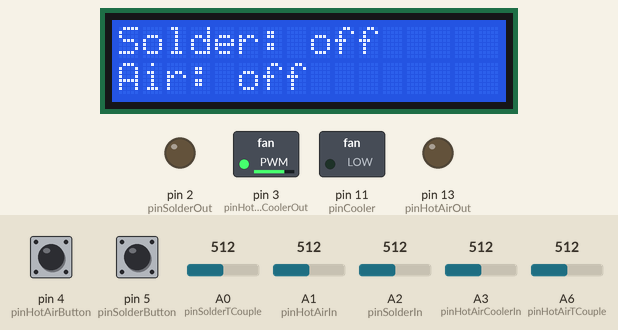
Simulated run of this sketch. Board: Arduino Nano, built with avr-gcc and run on an emulated ATmega328P. Shown: 16×2 character LCD, switched loads named in the sketch (green lamp = pin HIGH), output pins drawn as LEDs (lit = HIGH). The test bench sets the inputs (shaded band); at power-on: pin 5 (pinSolderButton) LOW, pin 4 (pinHotAirButton) LOW, A3 (pinHotAirCoolerIn) = 512, A6 (pinHotAirTCouple) = 512, A0 (pinSolderTCouple) = 512, A1 (pinHotAirIn) = 512, A2 (pinSolderIn) = 512.

Above: at 7.2 s.
7.3 s: pin 5 (pinSolderButton) pulled HIGH for 1 s
At 8.1 s:
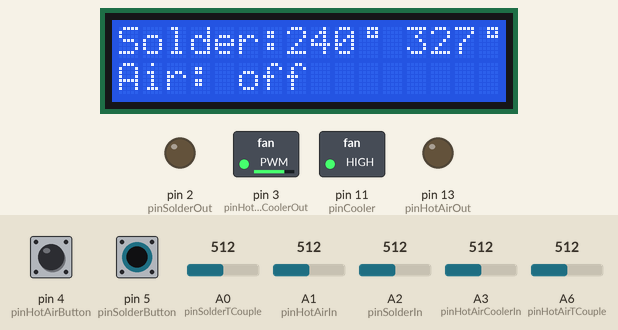
9.8 s: pin 4 (pinHotAirButton) pulled HIGH for 0.15 s
At 9.89 s:
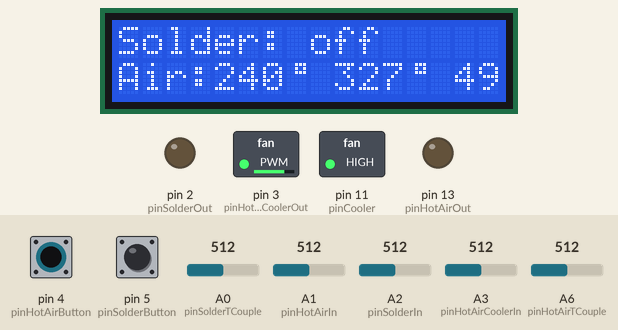
11.4 s: A3 (pinHotAirCoolerIn) set to 716
At 12.6 s:
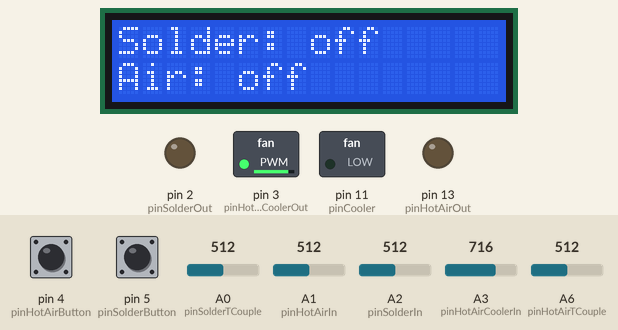
12.9 s: pin 4 (pinHotAirButton) pulled HIGH for 1 s
At 13.7 s:
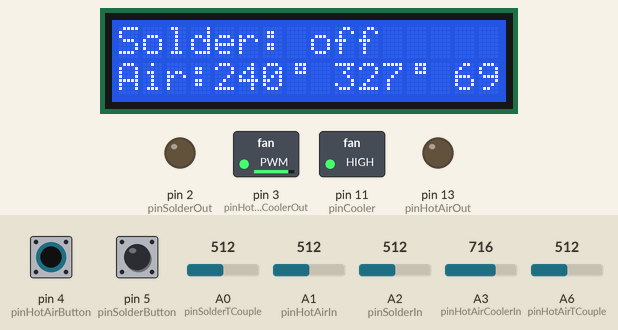
15.4 s: A6 (pinHotAirTCouple) set to 109
16.9 s: A6 (pinHotAirTCouple) set to 90
At 17.7 s:
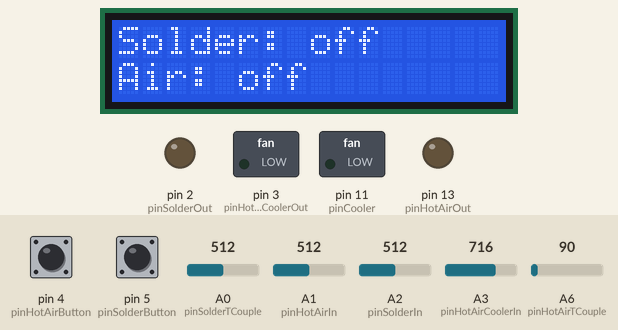
Timing chart, 0 to 19.4 s (numbered marks = the images above; inputs shaded):
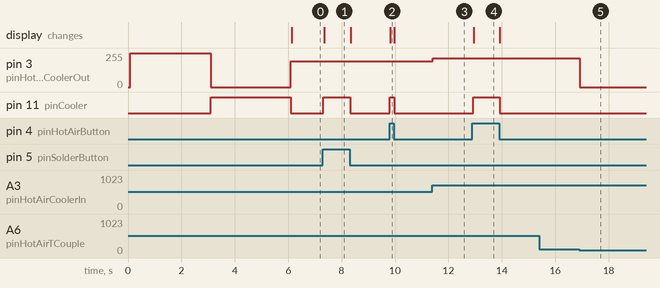

The sketch:

open_ss.ino
```cpp
#include <Wire.h>
#include <LiquidCrystal_I2C.h> // библиотека дисплея, подключение по I2C
#if defined(ARDUINO) && ARDUINO >= 100
#define printByte(args) write(args);
#else
#define printByte(args) print(args,BYTE);
#endif

int pinSolderOut = 2;  // Выход для паяльника
int pinSolderIn = A2;  // Потенциометр паяльника
int pinSolderTCouple = A0;  // Термопара паяльника
int pinSolderButton = 5; // Кнопка вкл.и выкл. паяльника
int pinHotAirOut = 13;  // Выход для фена
int pinHotAirIn = A1;  // Потенциометр фена
int pinHotAirTCouple = A6;  // Термопара фена
int pinHotAirCoolerOut = 3;  // Выход для вентилятора фена ( PWM )
int pinHotAirCoolerIn = A3;  // Потенциометр вентилятора фена
int pinHotAirButton = 4;  // Кнопка вкл.и выкл. фена
int pinCooler = 11; // Выход кулера

uint8_t char_cel[8] = {
  B00111, B00101, B00111, B00000, B00000, B00000, B00000};
LiquidCrystal_I2C lcd(0x27,16,2); // Адрес LCD 0x27. Количество символов 16. Количество строк 2.

void setup()

{
  TCCR2B = TCCR2B & 0b11111000 | 0x01; // Частота ШИМ 11 и 3
  pinMode(pinSolderOut, OUTPUT);
  pinMode(pinSolderButton, INPUT);
  pinMode(pinHotAirOut, OUTPUT);
  pinMode(pinHotAirButton, INPUT);
  lcd.init();                      // инициализация LCD
  lcd.backlight();                 // включаем подсветку
  lcd.clear();                     // очистка дисплея
  lcd.createChar(1, char_cel);
  lcd.home();
  // Вывод приветствия
  lcd.setCursor(0, 0);
  lcd.print("Open_SS  v.1.0");
  lcd.setCursor(0, 1);
  analogWrite(pinHotAirCoolerOut, 255);
  //lcd.setCursor(14, 1);
  //lcd.print("HF");
  delay (3000);
  analogWrite(pinHotAirCoolerOut, 0);
  analogWrite(pinCooler, 255);
  //lcd.setCursor(14, 1);
  //lcd.print("CF");
  delay (3000);
  analogWrite(pinCooler, 0);
  lcd.clear();

}

void loop()

{

  // Преобразовываем значения
  //=============================================================================
  int setSolderTemp = map(analogRead(pinSolderIn), 0, 1023, 0, 480);           // Sol pot
  int solderTCouple = map(analogRead(pinSolderTCouple), 0, 750, 0, 480);       // Sol T
  int setHotAirTemp = map(analogRead(pinHotAirIn), 0, 1023, 0, 480);           // Air pot
  int hotAirTCouple = map(analogRead(pinHotAirTCouple), 0, 750, 0, 480);       // Air T
  int setHotAirCooler = map(analogRead(pinHotAirCoolerIn), 0, 1023, 130, 255); // Fan pot
  int displayHotAirCooler = map(analogRead(pinHotAirCoolerIn), 0, 1023, 0, 99);// Fan disp
  //=============================================================================


  // Защита, если не работает термопара
  // =======================================================================
  if (solderTCouple > 480)
  {
    setSolderTemp = 0;
  }
  if (hotAirTCouple > 480)
  {
    setHotAirTemp = 0;
  }
  // =======================================================================


  // Поддержка установленной температуры паяльника
  //=====================================================================================
  if (setSolderTemp >= solderTCouple && digitalRead(pinSolderButton) == HIGH)
  {
    digitalWrite(pinSolderOut, LOW);
    delay(20);
    digitalWrite(pinSolderOut, HIGH);
  }
  else
  {
    digitalWrite(pinSolderOut, LOW);
  }
  //=====================================================================================


  // Поддержка установленной температуры фена
  //=============================================================================
  if (setHotAirTemp >= hotAirTCouple && digitalRead(pinHotAirButton) == HIGH)
  {
    digitalWrite(pinHotAirOut, HIGH);
    delay(20);
    digitalWrite(pinHotAirOut, LOW);
  }
  else
  {
    digitalWrite(pinHotAirOut, LOW);
  }
  //=============================================================================


  // Установка оборотов вентилятора фена
  //=====================================================================
  if (hotAirTCouple < 65 && digitalRead(pinHotAirButton) == LOW)
  {
    analogWrite(pinHotAirCoolerOut, 0);
  }
  else
  {
    analogWrite(pinHotAirCoolerOut, setHotAirCooler);
  }
  //=====================================================================


  // Убираем прыганье цифр
  //=====================================================================================
  if ((setSolderTemp + 10) > solderTCouple && (setSolderTemp - 10) < solderTCouple)
  {
    solderTCouple = setSolderTemp;
  }
  if ((setHotAirTemp + 10) > hotAirTCouple && (setHotAirTemp - 10) < hotAirTCouple)
  {
    hotAirTCouple = setHotAirTemp;
  }
  //=====================================================================================


  // Данные паяльника на дисплей
  //=====================================================================================

  if (digitalRead(pinSolderButton) == HIGH)
  {
    analogWrite(pinCooler, 255);
    lcd.setCursor(0, 0);
    lcd.print("Solder:");
    lcd.setCursor(7, 0);
    if (solderTCouple < 480)
    {
      if (setSolderTemp < 10)
      {
        lcd.print(setSolderTemp);
        lcd.print("\1");
        lcd.print("   ");
      }
      if (setSolderTemp < 100)
      {
        lcd.print(setSolderTemp);
        lcd.print("\1");
        lcd.print("  ");
      }
      if (setSolderTemp > 99)
      {
        lcd.print(setSolderTemp);
        lcd.print("\1");
        lcd.print(" ");
      }
      lcd.setCursor(12, 0);
      if (solderTCouple < 10)
      {
        lcd.print(solderTCouple);
        lcd.print("\1");
        lcd.print("   ");
      }
      if (solderTCouple < 100)
      {
        lcd.print(solderTCouple);
        lcd.print("\1");
        lcd.print("  ");
      }
      if (solderTCouple > 99)
      {
        lcd.print(solderTCouple);
        lcd.print("\1");
        lcd.print(" ");
      }
    }
    else
    {
      lcd.setCursor(7, 0);
      lcd.print(" Error   ");
    }
  }
  else
  {
    //lcd.setCursor(7, 0);
    //lcd.print(" Off     ");
    lcd.setCursor(0, 0);
    lcd.print("Solder: off     ");
  }
  //=======================================================================================


  // Данные фена на дисплей
  //================================================================

  if (digitalRead(pinHotAirButton) == HIGH)
  {
    analogWrite(pinCooler, 255);
    lcd.setCursor(0, 1);
    lcd.print("Air:");
    lcd.setCursor(4, 1);
    if (hotAirTCouple < 480)
    {
      if (setHotAirTemp < 10)
      {
      lcd.print(setHotAirTemp);
      lcd.print("\1");
      lcd.print("   ");
      }
      if (setHotAirTemp < 100)
      {
      lcd.print(setHotAirTemp);
      lcd.print("\1");
      lcd.print("  ");
      }
      if (setHotAirTemp > 99)
      {
      lcd.print(setHotAirTemp);
      lcd.print("\1");
      lcd.print(" ");
      }
      lcd.setCursor(9, 1);
      if (hotAirTCouple < 10)
      {
      lcd.print(hotAirTCouple);
      lcd.print("\1");
      lcd.print("   ");
      }
      if (hotAirTCouple < 100)
      {
      lcd.print(hotAirTCouple);
      lcd.print("\1");
      lcd.print("  ");
      }
      if (hotAirTCouple > 99)
      {
      lcd.print(hotAirTCouple);
      lcd.print("\1");
      lcd.print(" ");
      }
      // Вентилятор фена на дисплей
      lcd.setCursor(14, 1);
      lcd.print(displayHotAirCooler);
      if (displayHotAirCooler < 10)
      {
      lcd.print(" ");
      }
    }
    else {
      lcd.setCursor(4, 1);
      lcd.print(" Error");
      lcd.print("      ");
    }
  }
  else {
    //lcd.setCursor(4, 1);
    //lcd.print(" Off");
    //lcd.print("        ");
    lcd.setCursor(0, 1);
    lcd.print("Air: off        ");
  }
  //==============================================================


  // Отключение кулера корпуса
  //==============================================================
  if (digitalRead(pinHotAirButton) == LOW && digitalRead(pinSolderButton) == LOW)
  {
    analogWrite(pinCooler, 0);
  }
}
```

Measured:
- the behaviour switches between 102 and 101 on A6 (pinHotAirTCouple) (found by bisection; images 4 and 5)
- after the input at 7.3 s, pin 11 (pinCooler): LOW → HIGH at once, → LOW 1.0 s later; the display: changes at once (image 1)
- after the input at 9.8 s, pin 11 (pinCooler): LOW → HIGH at once, → LOW 0.16 s later; the display: changes at once (image 2)
- after the input at 11.4 s, pin 3 (pinHotAirCoolerOut): 192/255 → 217/255 at once
- after the input at 12.9 s, pin 11 (pinCooler): LOW → HIGH at once, → LOW 1.0 s later; the display: changes at once (image 4)
- after the input at 15.4 s, every drawn part: stays the same
- after the input at 16.9 s, pin 3 (pinHotAirCoolerOut): 217/255 → 0/255 at once
